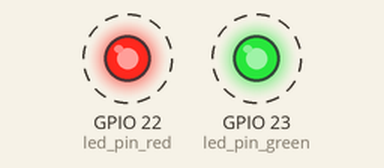
The sketch below on a simulated ESP32. Shown: output pins drawn as LEDs (lit = HIGH). Dashed ring = blinking.

Above: at 0.12 s.
Timing chart, 0 to 3.0 s (numbered marks = the images above):
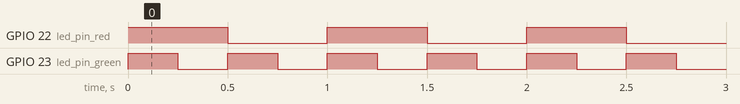

The sketch:

FreeRTOS_demo_challenge_1_BlinkingLED.ino
```cpp
//only use 1 cpu for demo
#if CONFIG_FREERTOS_UNICODE
static const BaseType_t app_cpu = 0;
#else
static const BaseType_t app_cpu = 1;
#endif

//Pin init
static const int led_pin_red = 22;
static const int led_pin_green = 23;

//Task Blinking LED
void blinkLED1(void *parameter){
  while(1){
    digitalWrite(led_pin_red, HIGH);
    vTaskDelay(500/portTICK_PERIOD_MS); //vTaskDelay expected number of tick as an argument //delay 500 tick divided by tick per millisec
    digitalWrite(led_pin_red, LOW);
    vTaskDelay(500/portTICK_PERIOD_MS);
  }
}

void blinkLED2(void *parameter){
  while(1){
    digitalWrite(led_pin_green, HIGH);
    vTaskDelay(250/portTICK_PERIOD_MS); //vTaskDelay expected number of tick as an argument //delay 500 tick divided by tick per millisec
    digitalWrite(led_pin_green, LOW);
    vTaskDelay(250/portTICK_PERIOD_MS);
  }
}

void setup() {
  //config pin
  pinMode(led_pin_red, OUTPUT);
  pinMode(led_pin_green, OUTPUT);
  //pinned task to cpu core
  xTaskCreatePinnedToCore(      //Use xTaskCreate() in vanilla FreeRTOS
                 blinkLED1,      //Task to pin
                 "Blink LED 1",   //Name of task
                 1024,          //Stack size (bytes in ESP32 word in vanilla FreeRTOS) //minimum 768 for empty task
                 NULL,          //Parameter to pass to function
                 1,             //Task priority
                 NULL,          //Task handle
                 app_cpu);      //Core to run task

  xTaskCreatePinnedToCore(      //Use xTaskCreate() in vanilla FreeRTOS
                 blinkLED2,      //Task to pin
                 "Blink LED 2",   //Name of task
                 1024,          //Stack size (bytes in ESP32 word in vanilla FreeRTOS) //minimum 768 for empty task
                 NULL,          //Parameter to pass to function
                 1,             //Task priority
                 NULL,          //Task handle
                 app_cpu);      //Core to run task
}

void loop() {
  // put your main code here, to run repeatedly:

}
```

Measured:
- by itself, GPIO 22 (led_pin_red): alternates HIGH for 0.50 s and LOW for 0.50 s
- by itself, GPIO 23 (led_pin_green): alternates HIGH for 0.25 s and LOW for 0.25 s
- by itself, everything shown: repeats every 1.0 s, in 4 steps
